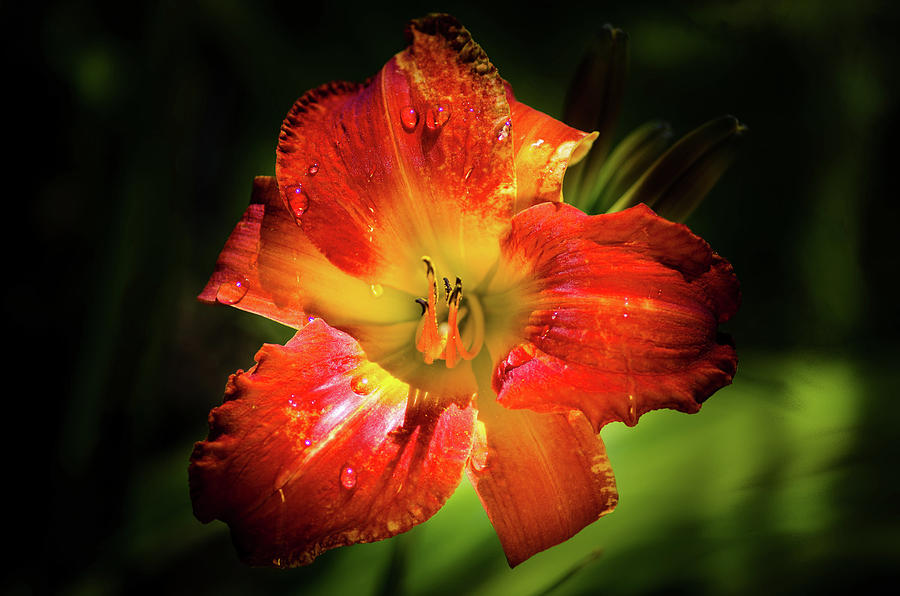
#> input picture tareaDeImagenes/pego.png, 900 x 596 px
$ jupyter execute clase2.ipynb
#> lines starting #> are read from the running program, lines starting #| are printed output that depends on the picture; after the words box and inside, x2 and y2 are one past the last pixel; in counts of white or black regions, pixels touching at a corner belong together
[cell 1]
import cv2
import matplotlib.pyplot as plt
import numpy as np

imagen1 = cv2.imread('pego.png')
#> imagen1 is the input picture: shape (596, 900, 3); mean B, G, R 14, 42.3, 79.6
img = cv2.cvtColor(imagen1, cv2.COLOR_BGR2RGB)

def RGB2HSV(img):
    img = img.astype(np.float32)
    img = img / 255
    new_img = np.zeros_like(img)

    maxChanel = np.argmax(img, axis=2)
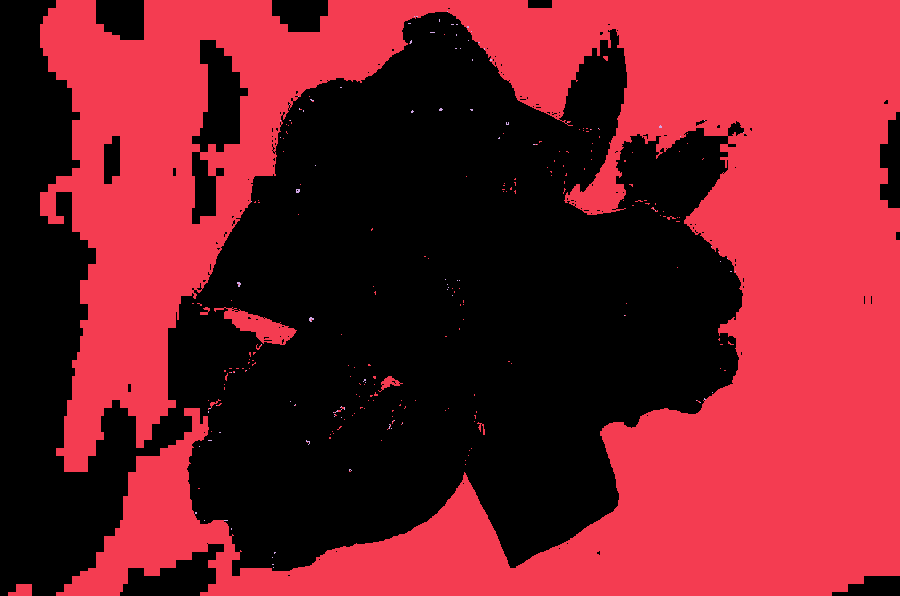
#> maxChanel: shape (596, 900) int64; 3 distinct labels, from 0 to 2; one colour per label, 0 black
    maxValue = np.amax(img, axis=2)
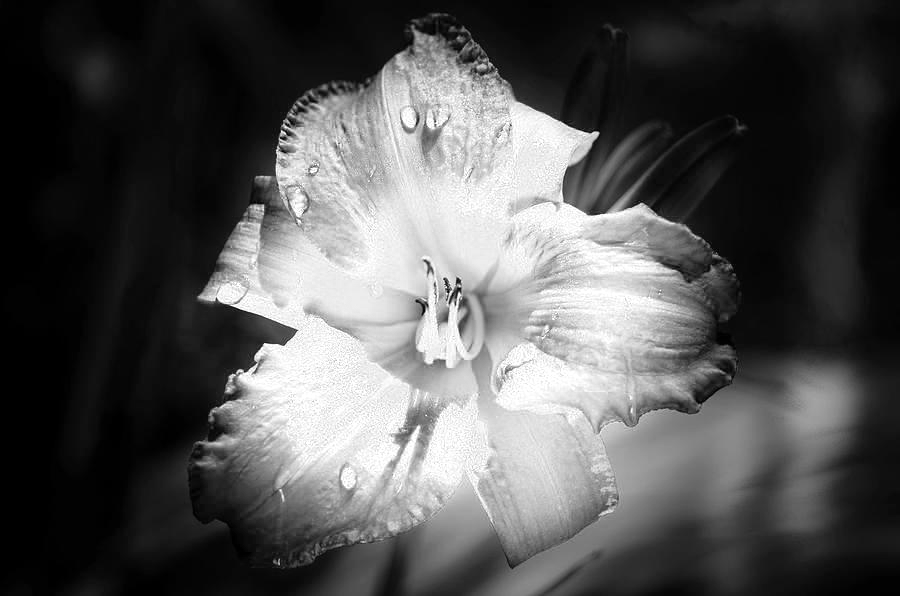
#> maxValue: shape (596, 900) float32; min 0, max 1, mean 0.33
    minValue = np.amin(img, axis=2)
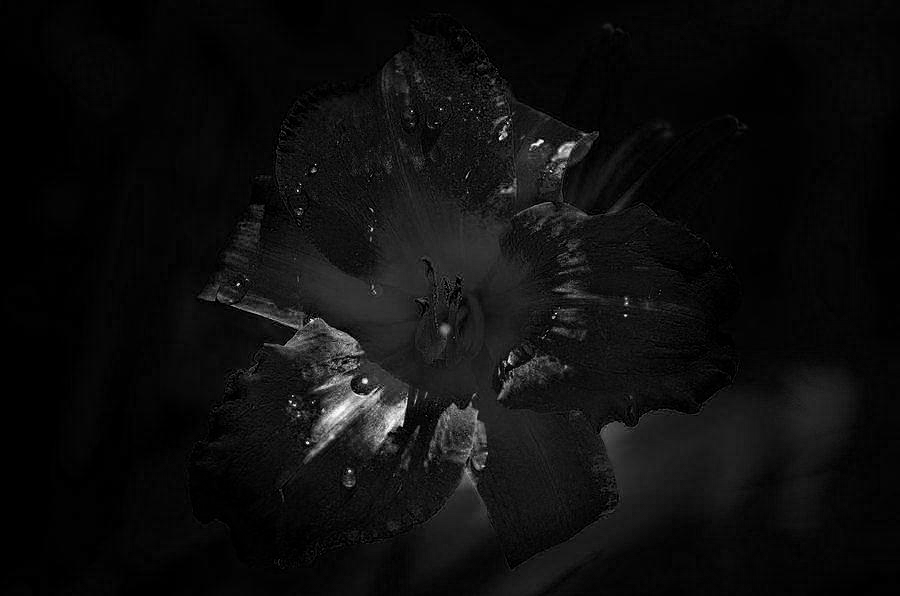
#> minValue: shape (596, 900) float32; min 0, max 1, mean 0.0537

    # Value
    new_img[...,2] = maxValue
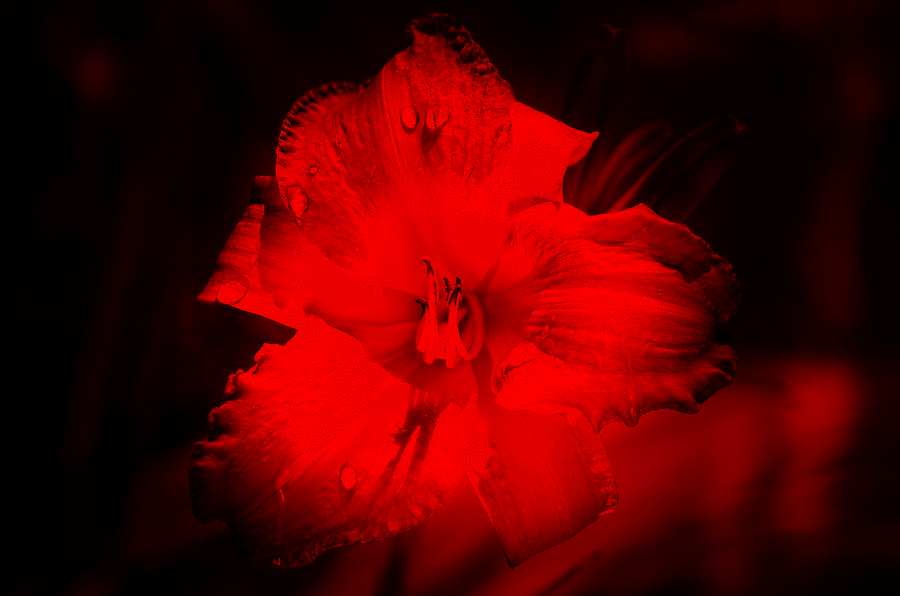
#> new_img: shape (596, 900, 3) float32; mean of channels 0, 1, 2 0, 0, 0.331; drawn as B, G, R

    # Saturación
    for i in range(img.shape[0]):
        for j in range(img.shape[1]):
            if maxValue[i,j] == 0:
                new_img[i,j,1] = 0
            else:
                new_img[i,j,1] = (maxValue[i,j] - minValue[i,j]) / maxValue[i,j]
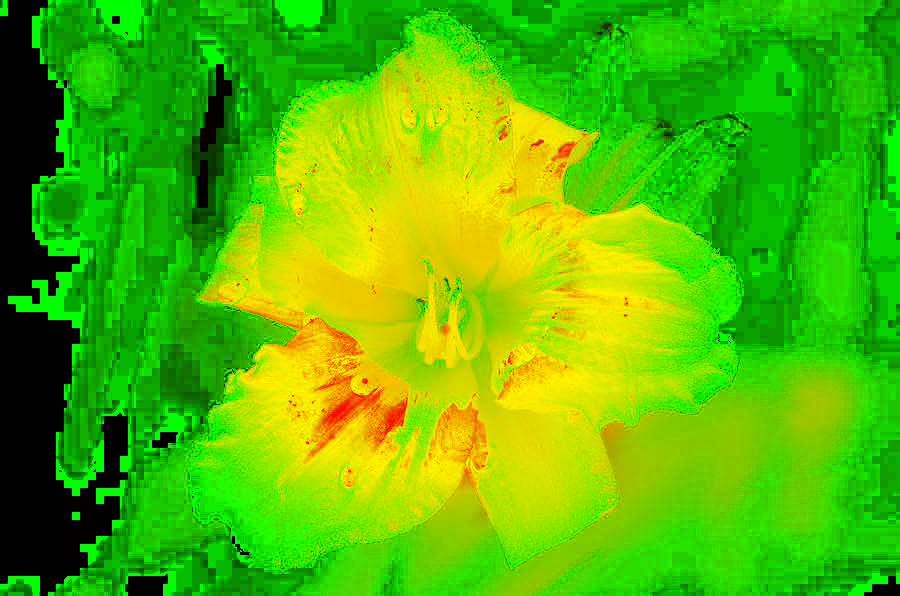
#> new_img: shape (596, 900, 3) float32; mean of channels 0, 1, 2 0, 0.727, 0.331; drawn as B, G, R

    # Hue
    for i in range(img.shape[0]):
        for j in range(img.shape[1]):
            if maxValue[i,j] == minValue[i,j]:
                new_img[i,j,0] = 0
            elif maxChanel[i,j] == 0:  # R
                new_img[i,j,0] = 60 * ((img[i,j,1] - img[i,j,2]) / (maxValue[i,j] - minValue[i,j]))
            elif maxChanel[i,j] == 1:  # G
                new_img[i,j,0] = 120 + 60 * ((img[i,j,2] - img[i,j,0]) / (maxValue[i,j] - minValue[i,j]))
            elif maxChanel[i,j] == 2:  # B
                new_img[i,j,0] = 240 + 60 * ((img[i,j,0] - img[i,j,1]) / (maxValue[i,j] - minValue[i,j]))
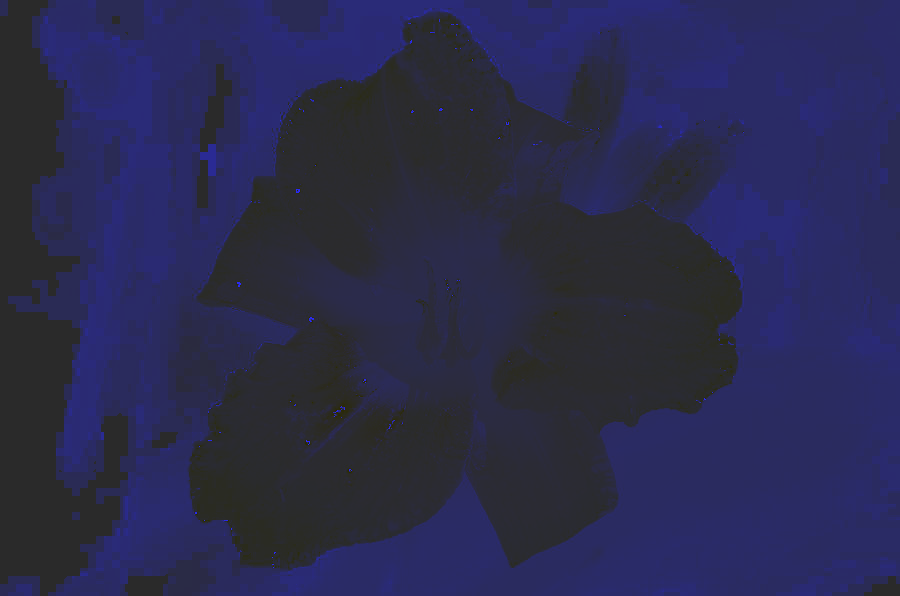
#> new_img: shape (596, 900, 3) float32; mean of channels 0, 1, 2 50.8, 0.7, 0.3; drawn with min black and max white

    # Ajustar negativos
    new_img[...,0][new_img[...,0] < 0] += 360
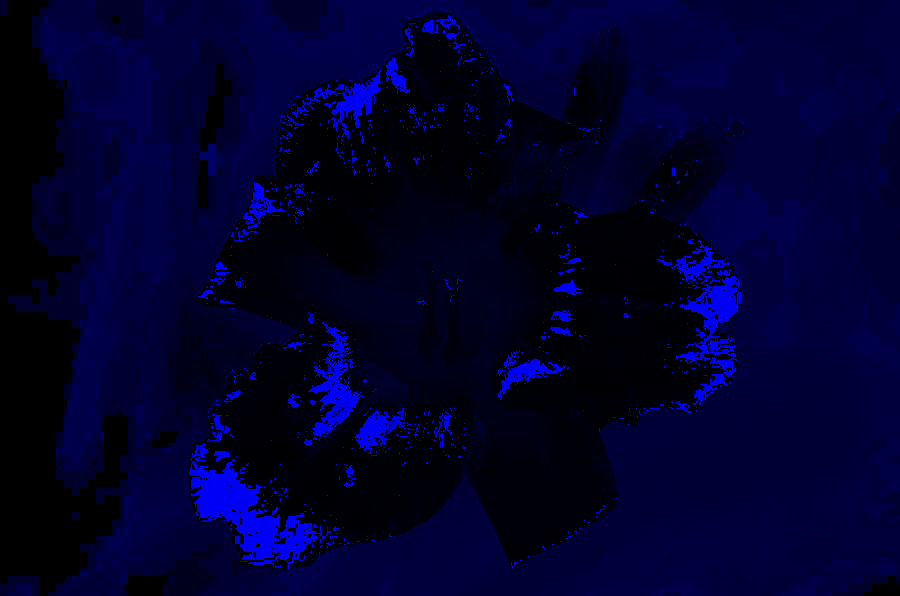
#> new_img: shape (596, 900, 3) float32; 3.78% of pixels changed, all inside (x1, y1, x2, y2) = (189, 15, 744, 569); drawn with min black and max white

    return new_img


hsv_img = RGB2HSV(img)

fig, axs = plt.subplots(1,4,figsize=(25,10))

axs[0].imshow(img)
axs[0].set_title('Imagen original')

axs[1].imshow(hsv_img[...,0], cmap='gray', vmin=0, vmax=360)
axs[1].set_title('Canal Hue')

axs[2].imshow(hsv_img[...,1], cmap='gray', vmin=0, vmax=1)
axs[2].set_title('Canal Saturación')

axs[3].imshow(hsv_img[...,2], cmap='gray', vmin=0, vmax=1)
axs[3].set_title('Canal Value')

plt.show()
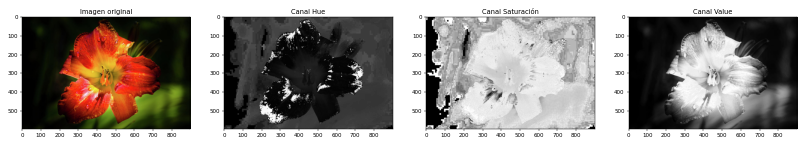
#> figure drawn by matplotlib, 4 panels

[cell 2]
hsv_img_cv2=cv2.cvtColor(img,cv2.COLOR_RGB2BGR)
fig, axs = plt.subplots(1,4,figsize=(25,10))

axs[0].imshow(img)
axs[0].set_title('Imagen original')

axs[1].imshow(hsv_img[...,0], cmap='gray', vmin=0, vmax=360)
axs[1].set_title('Canal Hue')

axs[2].imshow(hsv_img[...,1], cmap='gray', vmin=0, vmax=1)
axs[2].set_title('Canal Saturación')

axs[3].imshow(hsv_img[...,2], cmap='gray', vmin=0, vmax=1)
axs[3].set_title('Canal Value')

[cell 3]
import cv2
import numpy as np
import matplotlib.pyplot as plt

img_rgb=cv2.cvtColor(cv2.imread('pego.png',cv2.IMREAD_COLOR),cv2.COLOR_BGR2RGB)

img_hsv=cv2.cvtColor(img_rgb,cv2.COLOR_RGB2HSV)
#> img_hsv: shape (596, 900, 3); mean H, S, V 31.7, 185.5, 84.2
fig, axs = plt.subplots(1,2,figsize=(25,10))
axs[0].imshow(img_rgb)
axs[0].set_title('Imagen 1')
axs[1].imshow(img_hsv)
axs[1].set_title('Imagen 2')

$ run again, with tareaDeImagenes/R.png copied over tareaDeImagenes/pego.png
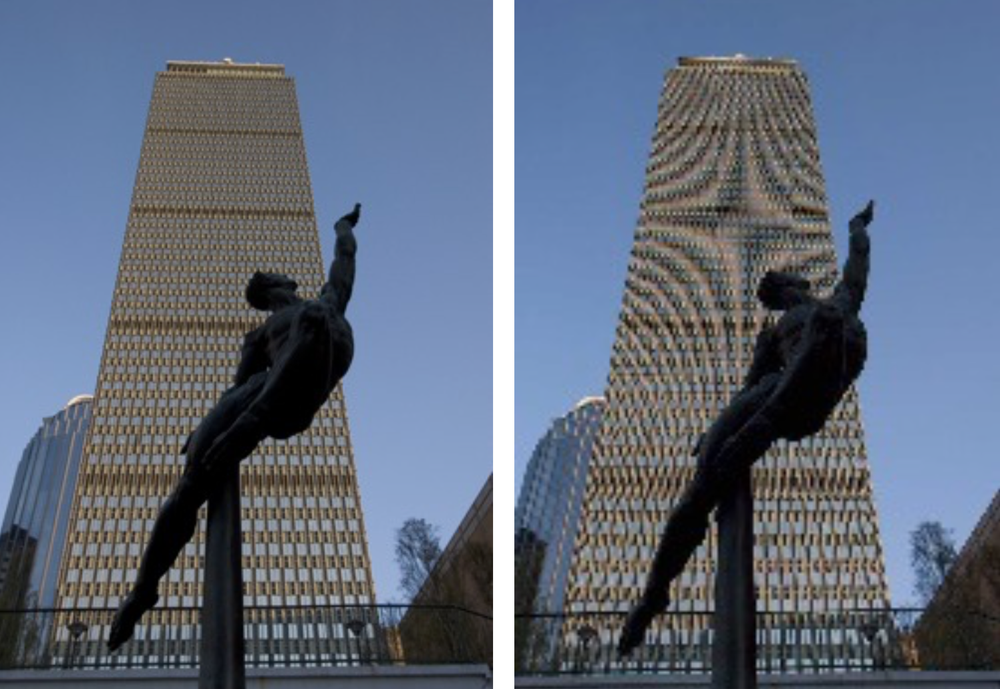
#> input picture tareaDeImagenes/R.png, 1000 x 689 px, shrunk from 1503 x 1036 before the run
#> imagen1 is the input picture: shape (689, 1000, 3); mean B, G, R 125.3, 106.8, 95.9
#> maxChanel: shape (689, 1000) int64; 3 distinct labels, from 0 to 2
#> in RGB2HSV, `new_img[...,0][new_img[...,0] < 0] += 360`:
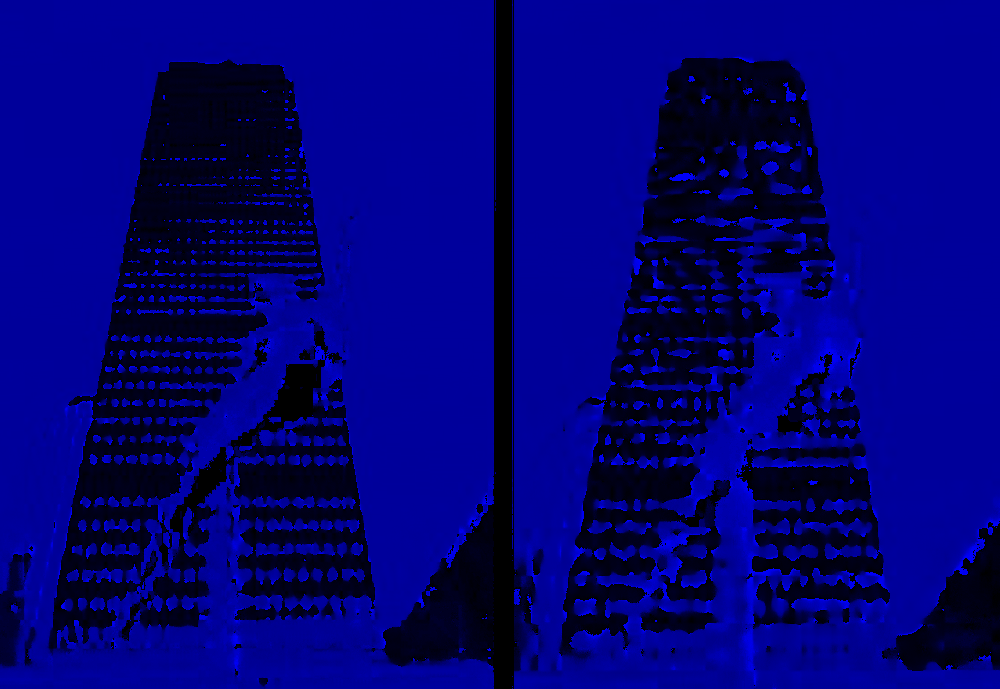
#> new_img: shape (689, 1000, 3) float32; mean of channels 0, 1, 2 165.2, 0.3, 0.5; drawn with min black and max white
#> `plt.show()`:
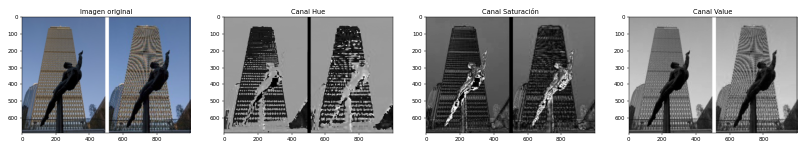
#> figure drawn by matplotlib, 4 panels
#> img_hsv: shape (689, 1000, 3); mean H, S, V 82.6, 73.4, 129.6
